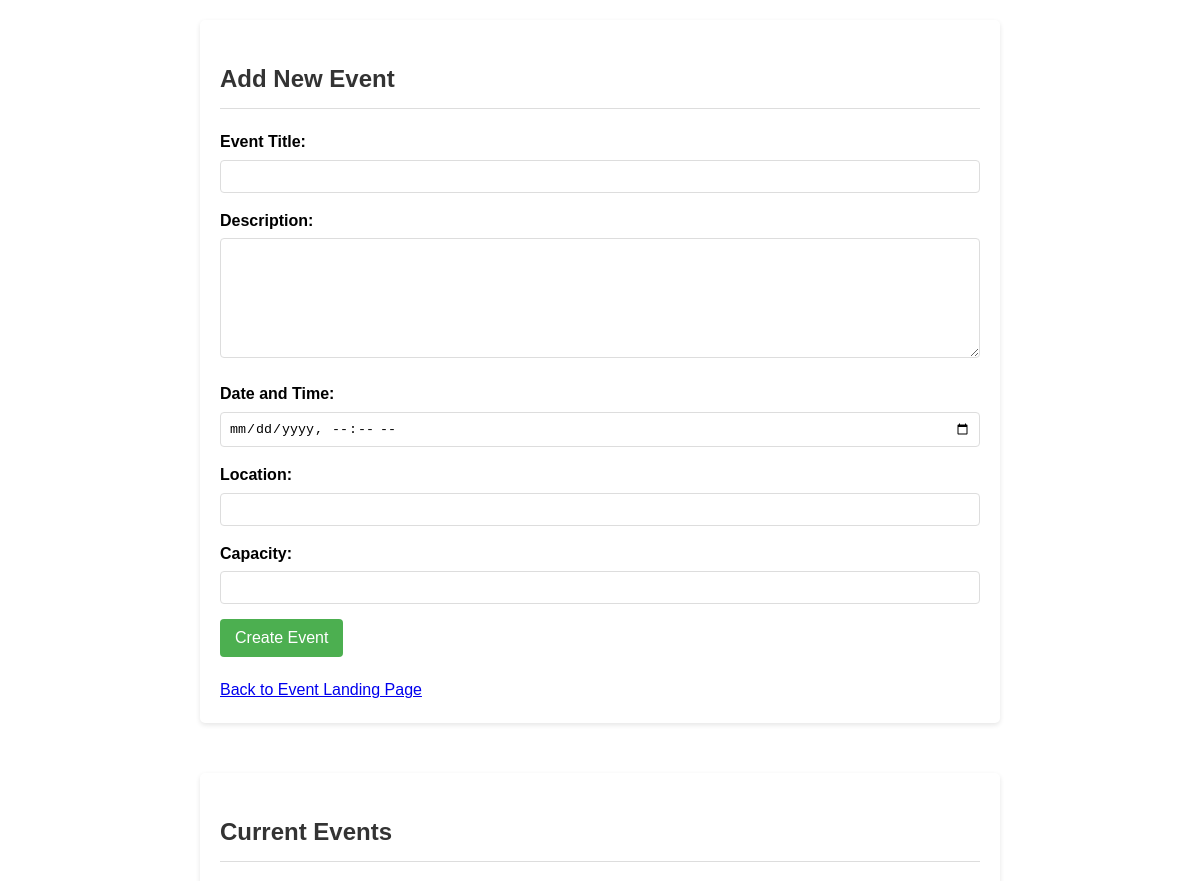
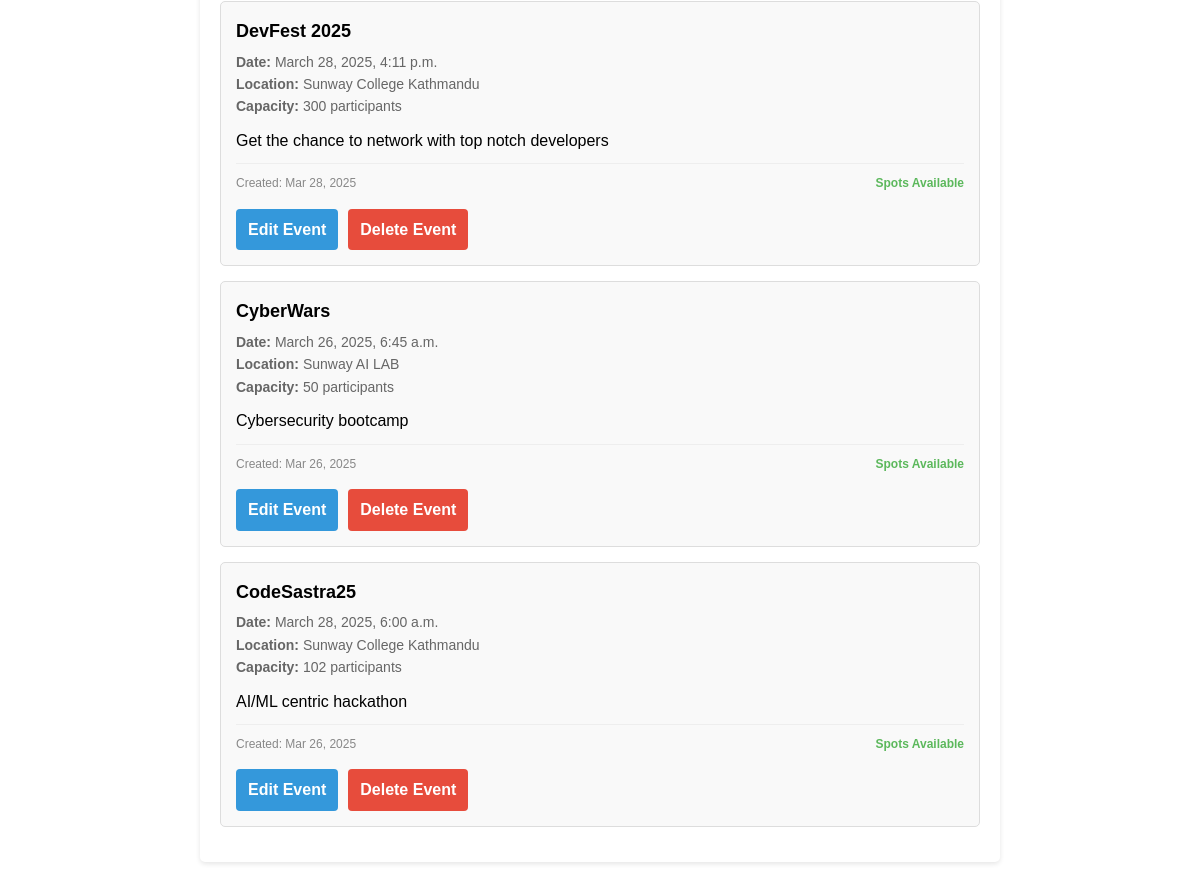
Screenshot of /post-events/ (signed in) with the database file from the repository (2 pictures, top to bottom).
### events/models.py (models this page shows, shortened)
class Event(models.Model):
    title = models.CharField(max_length=200)
    description = models.TextField()
    date = models.DateTimeField(default=timezone.now)
    location = models.CharField(max_length=200)
    capacity = models.PositiveBigIntegerField()
    created_at = models.DateTimeField(auto_now_add=True)
    updated_at = models.DateTimeField(auto_now=True)
    def is_full(self):
        return self.capacity <= self.registration_set.count() >= self.capacity

### events/views.py (the view, shortened to what this page needs)
# urls.py: path('post-events/', postEvents, name='postEvents'),
@login_required
def postEvents(request):
    events = Event.objects.all().order_by("-created_at")
    return render(request, "events/postEvents.html", {"events": events})

### events/templates/events/postEvents.html (shortened to what this page needs)
<!DOCTYPE html>
<html lang="en">
  <head>
  </head>
  <body>
    <div class="container">
      <section class="section">
        <h1>Add New Event</h1>
        <form method="POST" action="">
          <div class="form-group">
            <label for="title">Event Title:</label>
            <input type="text" id="title" name="title" required />
          </div>
          <div class="form-group">
            <label for="description">Description:</label>
            <textarea id="description" name="description" required></textarea>
          </div>
          <div class="form-group">
            <label for="date">Date and Time:</label>
            <input type="datetime-local" id="date" name="date" required />
          </div>
          <div class="form-group">
            <label for="location">Location:</label>
            <input type="text" id="location" name="location" required />
          </div>
          <div class="form-group">
            <label for="capacity">Capacity:</label>
            <input
              type="number"
              id="capacity"
              name="capacity"
              min="1"
              required
            />
          </div>
          <button type="submit">Create Event</button>
        </form>
        <div style="margin-top: 20px">
          <a href="{% url 'eventlandingPage' %}">Back to Event Landing Page</a>
        </div>
      </section>
      <section class="section event-list">
        <h2>Current Events</h2>
        {% if events %}
          {% for event in events %}
          <div class="event-card">
            <div class="event-title">{{ event.title }}</div>
            <div class="event-details">
              <strong>Date:</strong> {{ event.date|date:"F j, Y, g:i a" }} <br />
              <strong>Location:</strong> {{ event.location }} <br />
              <strong>Capacity:</strong> {{ event.capacity }} participants
            </div>
            <div class="event-description">
              {{ event.description|truncatewords:30 }}
            </div>
            <div class="event-meta">
              <span>Created: {{ event.created_at|date:"M d, Y" }}</span>
              <span>
                {% if event.is_full %}
                <strong style="color: #d9534f">Fully Booked</strong>
                {% else %}
                <strong style="color: #5cb85c">Spots Available</strong>
                {% endif %}
              </span>
            </div>
            <div class="event-actions">
              <a href="{% url 'edit_event' event.id %}" class="btn btn-edit">Edit Event</a>
              <a href="{% url 'delete_event' eventID=event.id %}" class="btn btn-delete"
                 onclick="return confirm('Are you sure you want to delete this event?');">Delete Event</a>
            </div>
          </div>
          {% endfor %}
        {% else %}
          <p class="no-events">No events have been created yet.</p>
        {% endif %}
      </section>
    </div>
  </body>
</html>

### events/templates/events/postEvents.html (style rules this page uses)
body { font-family: Arial, sans-serif; line-height: 1.6; max-width: 800px; margin: 0 auto; padding: 20px; }
h1, h2 { color: #333; border-bottom: 1px solid #ddd; padding-bottom: 10px; }
.form-group { margin-bottom: 15px; }
label { display: block; margin-bottom: 5px; font-weight: bold; }
input, textarea { width: 100%; padding: 8px; box-sizing: border-box; border: 1px solid #ddd; border-radius: 4px; }
textarea { height: 120px; }
button { background-color: #4caf50; color: white; padding: 10px 15px; border: none; border-radius: 4px; cursor: pointer; font-size: 16px; }
.container { display: flex; flex-direction: column; gap: 30px; }
.event-list { margin-top: 20px; }
.event-card { border: 1px solid #ddd; border-radius: 5px; padding: 15px; margin-bottom: 15px; background-color: #f9f9f9; }
.event-title { font-size: 18px; font-weight: bold; margin-bottom: 5px; }
.event-details { font-size: 14px; color: #666; }
.event-description { margin-top: 10px; }
.event-meta { display: flex; justify-content: space-between; font-size: 12px; color: #888; margin-top: 10px; border-top: 1px solid #eee; padding-top: 10px; }
.event-actions { margin-top: 15px; display: flex; gap: 10px; }
.btn { padding: 8px 12px; border-radius: 4px; text-decoration: none; font-weight: bold; display: inline-block; cursor: pointer; border: none; transition: background-color 0.2s; }
.btn-edit { background-color: #3498db; color: white; }
.btn-delete { background-color: #e74c3c; color: white; }
.section { background-color: #fff; border-radius: 5px; box-shadow: 0 2px 5px rgba(0, 0, 0, 0.1); padding: 20px; }

### rows the page displays
Event: title "DevFest 2025", date "March 28, 2025, 4:11 p.m.", location "Sunway College Kathmandu", capacity "300", description "Get the chance to network with top notch developers", created_at "Mar 28, 2025", shows "Spots Available"
Event: title "CyberWars", date "March 26, 2025, 6:45 a.m.", location "Sunway AI LAB", capacity "50", description "Cybersecurity bootcamp", created_at "Mar 26, 2025", shows "Spots Available"
Event: title "CodeSastra25", date "March 28, 2025, 6:00 a.m.", location "Sunway College Kathmandu", capacity "102", description "AI/ML centric hackathon", created_at "Mar 26, 2025", shows "Spots Available"
